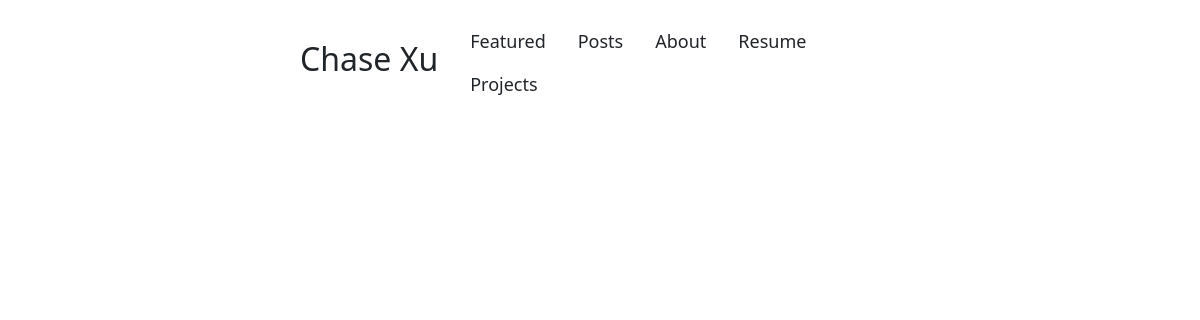
The page /projects/ on the database as committed earlier.
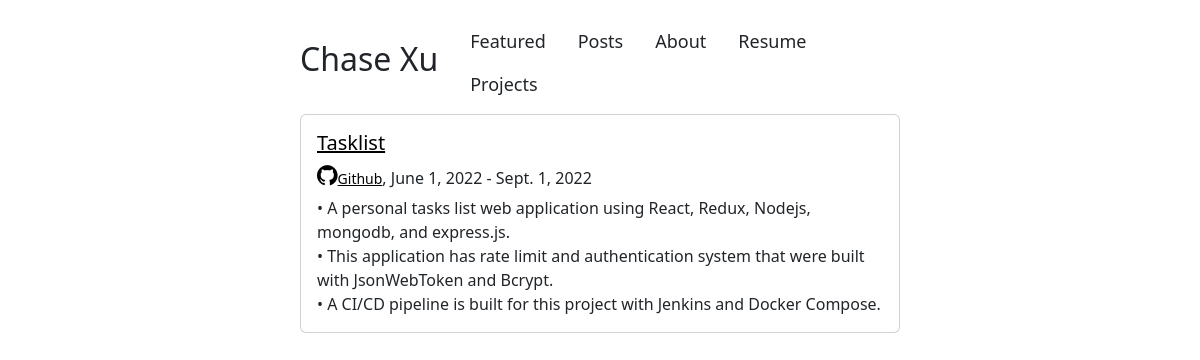
The same page on the database as committed later.
### projects/models.py (models this page shows, shortened)
class Project(models.Model):
    name = models.CharField(max_length=100)
    description = models.TextField(null=True)
    start_date = models.DateField(null=True)
    end_date = models.DateField(null=True)
    github = models.CharField(max_length=225)
    url = models.CharField(max_length=225)

### projects/views.py (the view)
# urls.py: path('projects/', project, name='projects'),
def project(request):
    projects = Project.objects.all().order_by('-start_date').values()
    for obj in projects:
        obj['description'] = obj['description'].split('\n')
    context = {
        'projects': projects
    }
    return render(request, 'projects.html', context)

### templates/projects.html (shortened to what this page needs)
{%extends 'base.html' %}
{% block projects%}
<div id='projects'>
    {%if projects%}
        {%for obj in projects%}
            <div class="card">
                <div class="card-body">
                    <h5 class='card-title'><a class='project-title' href={{obj.url}} target='_blank' >{{obj.name}}</a></h5>
                    <p style="margin-bottom: 1%;">
                        <a style="color: black;" href={{obj.github}} target='_blank'><small><i class="fa fa-github" style="font-size:24px"></i>Github</small></a>, {{obj.start_date}} - {{obj.end_date}}
                    </p>
                    <div class="card-text">
                        {%for des in obj.description%}
                            <div>{{des}}</div>
                        {%endfor%}
                    </div>
                </div>
            </div>
        {%endfor%}
    {%endif%}
</div>
{% endblock projects%}

Rows that differ between the two databases and show on the page:
added Project: name "Tasklist", start_date "June 1, 2022", end_date "Sept. 1, 2022", description "• A personal tasks list web application using React, Redux, Nodejs, mongodb, and express.js." "• This application has rate limit and authentication system that were built with JsonWebToken and Bcrypt." "• A CI/CD pipeline is built for this project with Jenkins and Docker Compose."
